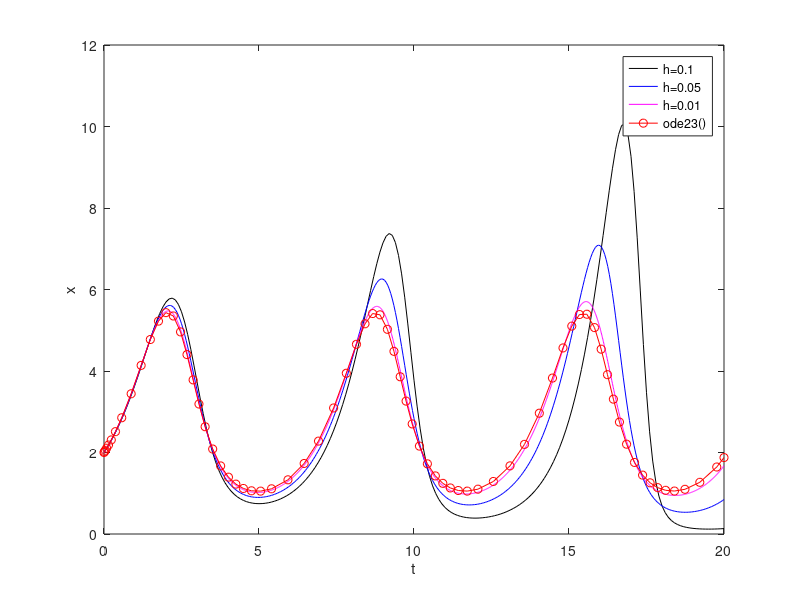

This chart was generated by the following MATLAB code:
function MP2p06()

close all
clear all

% Solving the ODE for
% 0<t<20 with x1(0)=2.0 and x2(0)=1.0

%Own Euler Solver
[t1,x1]=MyEulerSys(@dxdt,[0 20],[2 1],0.1);
[t2,x2]=MyEulerSys(@dxdt,[0 20],[2 1],0.05);
[t3,x3]=MyEulerSys(@dxdt,[0 20],[2 1],0.01);
%Matlab Solver
[tmat,xmat]=ode23(@dxdt,[0 20],[2 1]);
plot(t1,x1(:,1),'k-',t2,x2(:,1),'b-',t3,x3(:,1),'m-',tmat,xmat(:,1),'ro-')
legend('h=0.1','h=0.05','h=0.01','ode23()');
xlabel('t');
ylabel('x');


function [t,x]=MyEulerSys(ODEfunc,tspan,x0,h)
%This function uses Euler method to solve a
%system of ODEs
t=tspan(1):h:tspan(2);
x(1,:)=x0;
for n=1:length(t)-1
    x(n+1,:)=x(n,:)+ODEfunc(t(n),x(n,:))'*h;
end
 
 
function xp=dxdt(t,x)
xp(1)=1.2*x(1)-0.6*x(1)*x(2);
xp(2)=-0.8*x(2)+0.3*x(1)*x(2);
xp=xp';